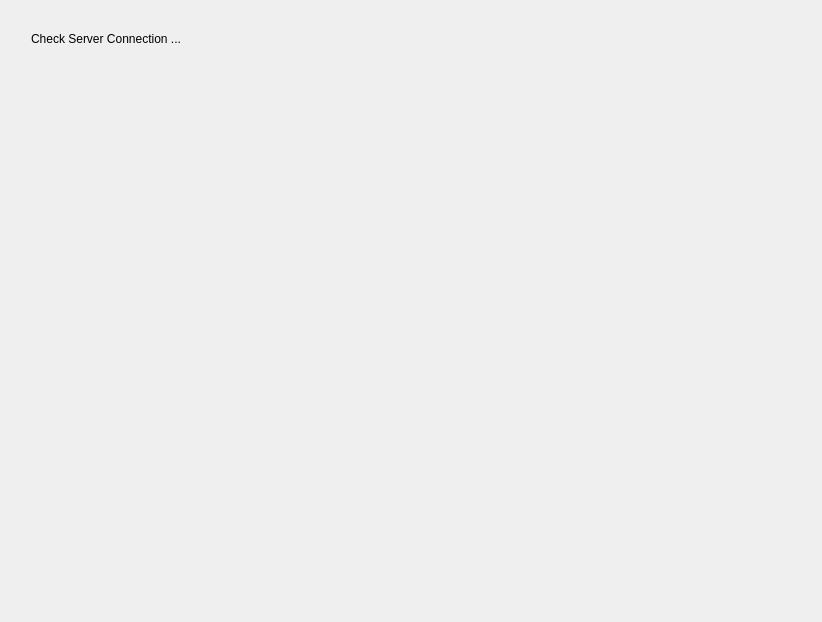
<?xml version="1.0" encoding="UTF-8"?>
<ui version="4.0">
 <class>Widget</class>
 <widget class="QWidget" name="Widget">
  <property name="geometry">
   <rect>
    <x>0</x>
    <y>0</y>
    <width>818</width>
    <height>618</height>
   </rect>
  </property>
  <property name="minimumSize">
   <size>
    <width>800</width>
    <height>600</height>
   </size>
  </property>
  <property name="maximumSize">
   <size>
    <width>1024</width>
    <height>768</height>
   </size>
  </property>
  <property name="windowTitle">
   <string>Widget</string>
  </property>
  <layout class="QGridLayout" name="gridLayout">
   <property name="sizeConstraint">
    <enum>QLayout::SetMinimumSize</enum>
   </property>
   <item row="0" column="0">
    <widget class="QWidget" name="widget" native="true">
     <property name="minimumSize">
      <size>
       <width>800</width>
       <height>600</height>
      </size>
     </property>
     <property name="styleSheet">
      <string notr="true">#widget{border-image:url(:/new/prefix1/1397-09-13 10.34.04.jpg)  0 0 0 0  stretch stretch}
</string>
     </property>
     <widget class="QPushButton" name="pushButton_5">
      <property name="geometry">
       <rect>
        <x>70</x>
        <y>85</y>
        <width>211</width>
        <height>101</height>
       </rect>
      </property>
      <property name="styleSheet">
       <string notr="true">border:0
</string>
      </property>
      <property name="text">
       <string/>
      </property>
     </widget>
     <widget class="QPushButton" name="pushButton_10">
      <property name="geometry">
       <rect>
        <x>292</x>
        <y>464</y>
        <width>201</width>
        <height>101</height>
       </rect>
      </property>
      <property name="styleSheet">
       <string notr="true">border:0</string>
      </property>
      <property name="text">
       <string/>
      </property>
     </widget>
     <widget class="QPushButton" name="pushButton_2">
      <property name="geometry">
       <rect>
        <x>290</x>
        <y>89</y>
        <width>201</width>
        <height>101</height>
       </rect>
      </property>
      <property name="styleSheet">
       <string notr="true">border:0</string>
      </property>
      <property name="text">
       <string/>
      </property>
     </widget>
     <widget class="QPushButton" name="pushButton">
      <property name="geometry">
       <rect>
        <x>290</x>
        <y>210</y>
        <width>201</width>
        <height>101</height>
       </rect>
      </property>
      <property name="styleSheet">
       <string notr="true">border:0</string>
      </property>
      <property name="text">
       <string/>
      </property>
     </widget>
     <widget class="QPushButton" name="pushButton_3">
      <property name="geometry">
       <rect>
        <x>524</x>
        <y>91</y>
        <width>201</width>
        <height>101</height>
       </rect>
      </property>
      <property name="styleSheet">
       <string notr="true">border:0</string>
      </property>
      <property name="text">
       <string/>
      </property>
     </widget>
     <widget class="QPushButton" name="pushButton_6">
      <property name="geometry">
       <rect>
        <x>524</x>
        <y>212</y>
        <width>201</width>
        <height>101</height>
       </rect>
      </property>
      <property name="styleSheet">
       <string notr="true">border:0</string>
      </property>
      <property name="text">
       <string/>
      </property>
     </widget>
     <widget class="QPushButton" name="pushButton_7">
      <property name="geometry">
       <rect>
        <x>70</x>
        <y>340</y>
        <width>201</width>
        <height>101</height>
       </rect>
      </property>
      <property name="styleSheet">
       <string notr="true">border:0</string>
      </property>
      <property name="text">
       <string/>
      </property>
     </widget>
     <widget class="QPushButton" name="pushButton_4">
      <property name="geometry">
       <rect>
        <x>80</x>
        <y>209</y>
        <width>191</width>
        <height>101</height>
       </rect>
      </property>
      <property name="styleSheet">
       <string notr="true">border:0</string>
      </property>
      <property name="text">
       <string/>
      </property>
     </widget>
     <widget class="QLabel" name="srvStatus">
      <property name="geometry">
       <rect>
        <x>20</x>
        <y>20</y>
        <width>161</width>
        <height>16</height>
       </rect>
      </property>
      <property name="text">
       <string>Check Server Connection ...</string>
      </property>
     </widget>
    </widget>
   </item>
  </layout>
 </widget>
 <layoutdefault spacing="6" margin="11"/>
 <resources/>
 <connections/>
</ui>
